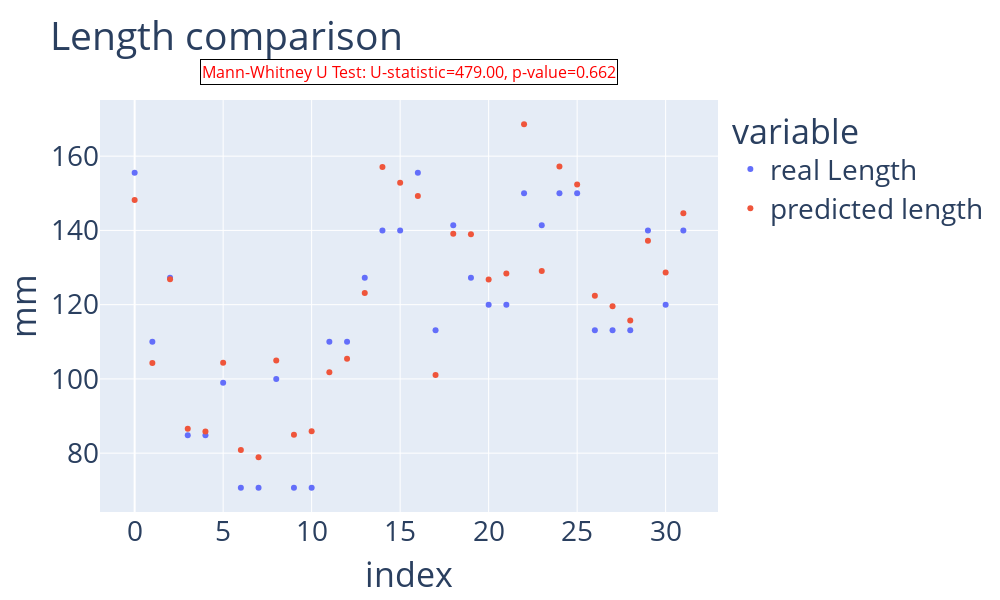

The notebook cell saved with this chart:
### Code cell
import plotly.express as px
import numpy as np
from scipy import stats
import pandas as pd

# Reshape the data to long format
data_long = pd.melt(data, id_vars='index', value_vars=[ 'real Length', 'predicted length'], var_name='variable', value_name='mm')

statistic, p_value = stats.mannwhitneyu(data['real Length'], data['predicted length'])

# Create the scatter plot
fig = px.scatter(data_long, x='index', y='mm', color='variable', title='Length comparison',width=1000, height=600)
fig.update_layout(
    font=dict(
        size=28
    )
)

fig.add_annotation(
    xref='paper', yref='paper', x=0.5, y=1.1, # Adjust y position relative to the top of the plot area
    text=f"Mann-Whitney U Test: U-statistic={statistic:.2f}, p-value={p_value:.3f}",
    showarrow=False,
    font=dict(size=16, color='red'),
    align='center',
    bgcolor='white',
    bordercolor='black',
    borderwidth=1
)

fig.show()

### Figure 1 — Plotly figure (JSON) as saved in the notebook; plotly's stock layout.template omitted (floating-point values rounded to 4 significant figures)
{"data": [{"hovertemplate": "variable=real Length<br>index=%{x}<br>mm=%{y}<extra></extra>", "legendgroup": "real Length", "marker": {"color": "#636efa", "symbol": "circle"}, "mode": "markers", "name": "real Length", "orientation": "v", "showlegend": true, "type": "scatter", "x": [0, 1, 2, 3, 4, 5, 6, 7, 8, 9, 10, 11, 12, 13, 14, 15, 16, 17, 18, 19, 20, 21, 22, 23, 24, 25, 26, 27, 28, 29, 30, 31], "xaxis": "x", "y": [155.6, 110, 127.3, 84.85, 84.85, 98.99, 70.71, 70.71, 100, 70.71, 70.71, 110, 110, 127.3, 140, 140, 155.6, 113.1, 141.4, 127.3, 120, 120, 150, 141.4, 150, 150, 113.1, 113.1, 113.1, 140, 120, 140], "yaxis": "y"}, {"hovertemplate": "variable=predicted length<br>index=%{x}<br>mm=%{y}<extra></extra>", "legendgroup": "predicted length", "marker": {"color": "#EF553B", "symbol": "circle"}, "mode": "markers", "name": "predicted length", "orientation": "v", "showlegend": true, "type": "scatter", "x": [0, 1, 2, 3, 4, 5, 6, 7, 8, 9, 10, 11, 12, 13, 14, 15, 16, 17, 18, 19, 20, 21, 22, 23, 24, 25, 26, 27, 28, 29, 30, 31], "xaxis": "x", "y": [148.2, 104.3, 126.9, 86.57, 85.85, 104.4, 80.86, 78.9, 105.0, 84.96, 85.93, 101.8, 105.4, 123.1, 157.1, 152.9, 149.3, 101.1, 139.1, 138.9, 126.8, 128.4, 168.6, 129.0, 157.2, 152.4, 122.4, 119.6, 115.7, 137.2, 128.7, 144.6], "yaxis": "y"}], "layout": {"annotations": [{"align": "center", "bgcolor": "white", "bordercolor": "black", "borderwidth": 1, "font": {"color": "red", "size": 16}, "showarrow": false, "text": "Mann-Whitney U Test: U-statistic=479.00, p-value=0.662", "x": 0.5, "xref": "paper", "y": 1.1, "yref": "paper"}], "font": {"size": 28}, "height": 600, "legend": {"title": {"text": "variable"}, "tracegroupgap": 0}, "title": {"text": "Length comparison"}, "width": 1000, "xaxis": {"anchor": "y", "domain": [0, 1], "title": {"text": "index"}}, "yaxis": {"anchor": "x", "domain": [0, 1], "title": {"text": "mm"}}}}
